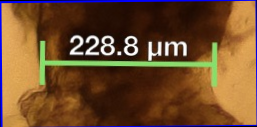
#> input picture rotated_images/cropped_1.png, 257 x 127 px; its folder holds only this picture in this run
$ python white_threshold.py
#> lines starting #> are read from the running program, lines starting #| are printed output that depends on the picture; after the words box and inside, x2 and y2 are one past the last pixel; in counts of white or black regions, pixels touching at a corner belong together
import os
import cv2
import numpy as np

# Function to process images
def process_image(input_path, output_path):
    # Create output folder if it doesn't exist
#> called with input_path = './rotated_images', output_path = './thresholded_images'
    if not os.path.exists(output_path):
        os.makedirs(output_path)

    # Iterate through all files in the input folder
    for filename in os.listdir(input_path):
        if filename.endswith('.jpg') or filename.endswith('.png'):  # Adjust based on your image file extensions
            # Read the image
            image_path = os.path.join(input_path, filename)
            image = cv2.imread(image_path)
#> image is the input picture: shape (127, 257, 3); mean B, G, R 43.8, 75.5, 111.1

            # Define thresholds for each channel
            lower_white = np.array([200, 200, 200])  # Example threshold for each channel (adjust as needed)
            upper_white = np.array([255, 255, 255])

            # Create mask for white pixels
            mask = cv2.inRange(image, lower_white, upper_white)
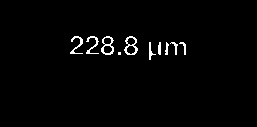
#> mask: shape (127, 257); 1.7% white in thin lines or dots, all inside (x1, y1, x2, y2) = (70, 36, 186, 60)

            # Apply mask to original image
            result = cv2.bitwise_and(image, image, mask=mask)

            # Save the result image to output folder
            output_file_path = os.path.join(output_path, filename)
            cv2.imwrite(output_file_path, result)

            print(f"Processed: {filename}")

# Example usage:
input_folder = './rotated_images'  # Replace with your input folder path
output_folder = './thresholded_images'  # Replace with your output folder path

process_image(input_folder, output_folder)

$ run again, on rotated_images/cropped_5.png
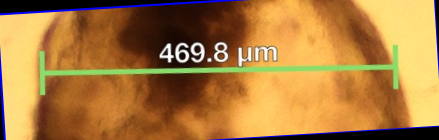
#> input picture rotated_images/cropped_5.png, 439 x 140 px
#> in process_image, image is the input picture: shape (140, 439, 3); mean B, G, R 62.6, 123.6, 171.9
#> in process_image, `mask = cv2.inRange(image, lower_white, upper_white)`:
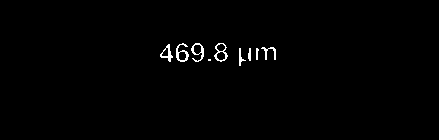
#> mask: shape (140, 439); 0.89% white in thin lines or dots, all inside (x1, y1, x2, y2) = (160, 43, 276, 66)

$ run again, on rotated_images/cropped_2.png
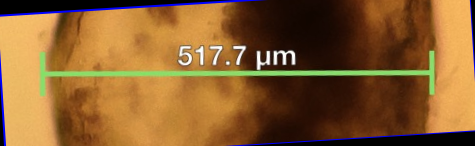
#> input picture rotated_images/cropped_2.png, 475 x 146 px
#> in process_image, image is the input picture: shape (146, 475, 3); mean B, G, R 47.2, 94.2, 136.6
#> in process_image, `mask = cv2.inRange(image, lower_white, upper_white)`:
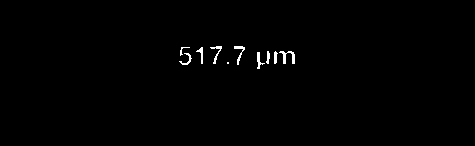
#> mask: shape (146, 475); 0.66% white in thin lines or dots, all inside (x1, y1, x2, y2) = (179, 46, 295, 69)

$ run again, on rotated_images/cropped_4.png
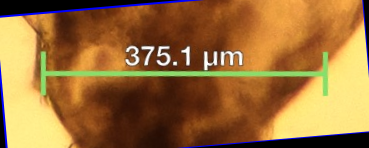
#> input picture rotated_images/cropped_4.png, 369 x 148 px
#> in process_image, image is the input picture: shape (148, 369, 3); mean B, G, R 56.6, 109.9, 154.6
#> in process_image, `mask = cv2.inRange(image, lower_white, upper_white)`:
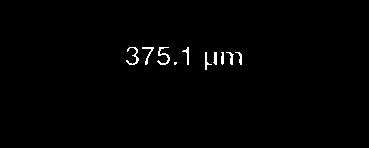
#> mask: shape (148, 369); 0.85% white in thin lines or dots, all inside (x1, y1, x2, y2) = (126, 47, 242, 70)
